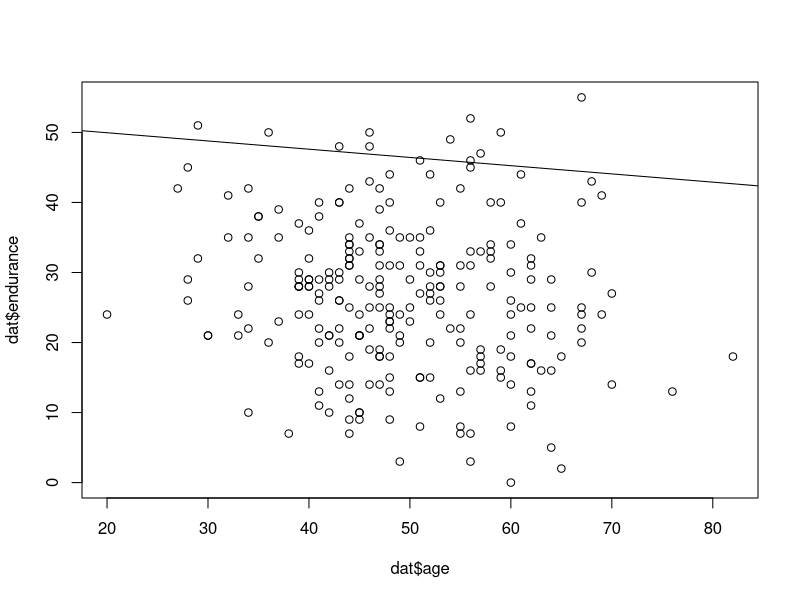

Here is the R script that generated this plot:
# set working directory
setwd("D:/Coaching/Business Intelligence/Data")


# read dataset regtest.csv
dat<-read.csv("regtest.csv")

head(dat)

plot(dat$age,dat$endurance)
lm.r<-lm(dat$age~dat$endurance)
summary(lm.r)
abline(lm.r)

# set seed for random number generation
myseed<-2


set.seed(myseed)


#check what seq_len() does
seq_len(nrow(dat))

# get the learning dataset with 70% records
dat1<-dat[sample(seq_len(nrow(dat)),0.7*nrow(dat),replace=F),]

# get the validation dataset with records of dat minus the ones in dat1
uniq<-setdiff(dat$pid,dat1$pid)
dat2<-dat[dat$pid %in% uniq,]
lm.r<-lm(dat1$age~dat1$endurance)
lm.p<-predict(lm.r,newdata=dat1,level=0.95,interval="confidence")
lm.pr<-predict(lm.r,newdata=dat1,level=0.95,interval="predict")
summary(lm.p)
summary(lm.pr)
head(dat1)
print(lm.p)
